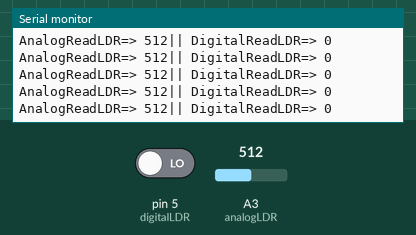
Simulated run of this sketch. Board: Arduino Uno, built with avr-gcc and run on an emulated ATmega328P. On the bench: the last lines printed to the serial monitor. The test bench sets the inputs (shaded band); at power-on: A3 (analogLDR) = 512, pin 5 (digitalLDR) LOW.

Above: at 1.2 s.
1.3 s: A3 (analogLDR) set to 111
At 1.42 s:
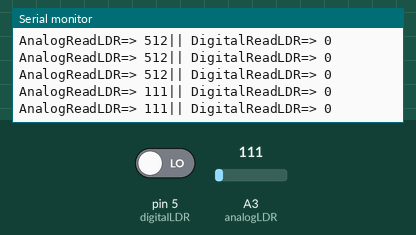
4.3 s: A3 (analogLDR) set to 95
At 4.3 s:
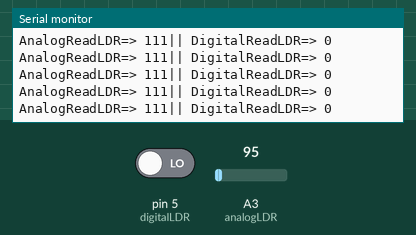
16.3 s: A3 (analogLDR) set to 8
At 16.33 s:
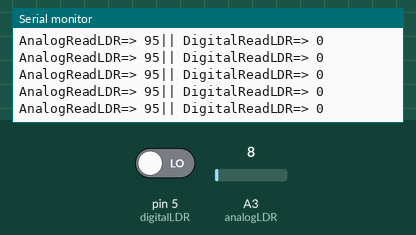
19.3 s: A3 (analogLDR) set to 11
At 19.33 s:
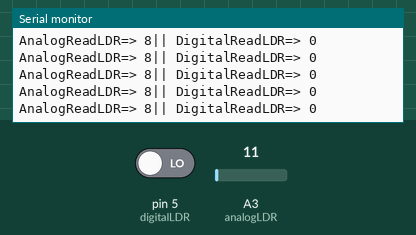
Timing chart, 0 to 22.3 s (numbered marks = the images above; inputs shaded):
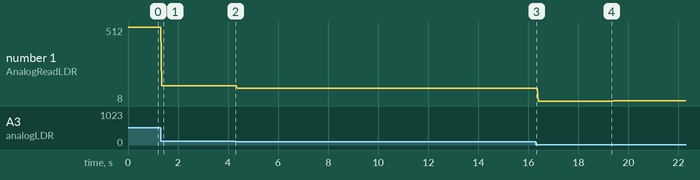

Measured:
- after the input at 1.3 s, the serial monitor: prints a new line after 0.05 s (image 1)
- plotted number 1: 512 → 111 after the input at 1.3 s, 111 → 95 after the input at 4.3 s, 95 → 8 after the input at 16.3 s, 8 → 11 after the input at 19.3 s

The sketch:

Activity2_LDR.ino
```cpp
#define analogLDR A3
#define digitalLDR 5

void setup() {
  pinMode(analogLDR,INPUT);
  pinMode(digitalLDR,INPUT);
  Serial.begin(9600);
}

void loop() {
 Serial.print("AnalogReadLDR=> ");
 Serial.print(analogRead(analogLDR));
 Serial.print("|| DigitalReadLDR=> ");
 Serial.println(digitalRead(digitalLDR));
}
```
